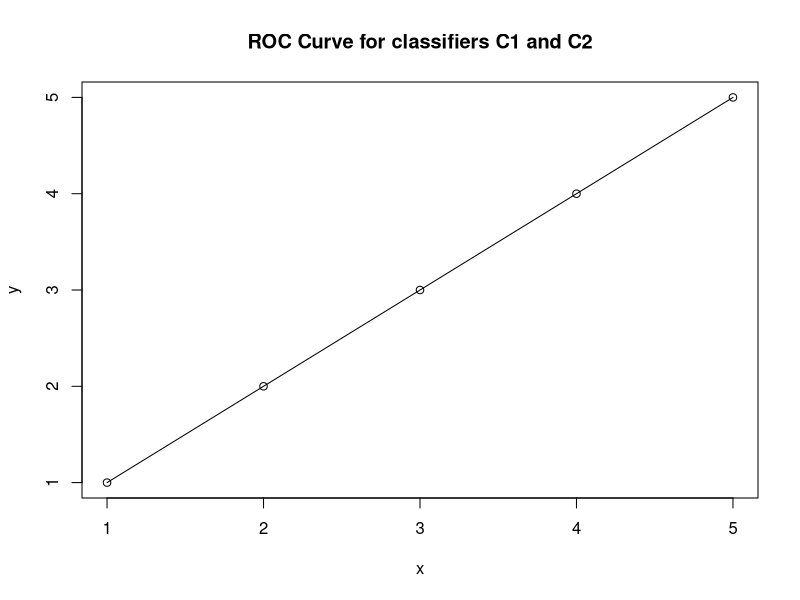

Here is the R script that generated this plot:
x <- c(1:5); y <- x
heading = "ROC Curve for classifiers C1 and C2" 
plot(x, y, type="n", main=heading) 
lines(x, y, type="o")